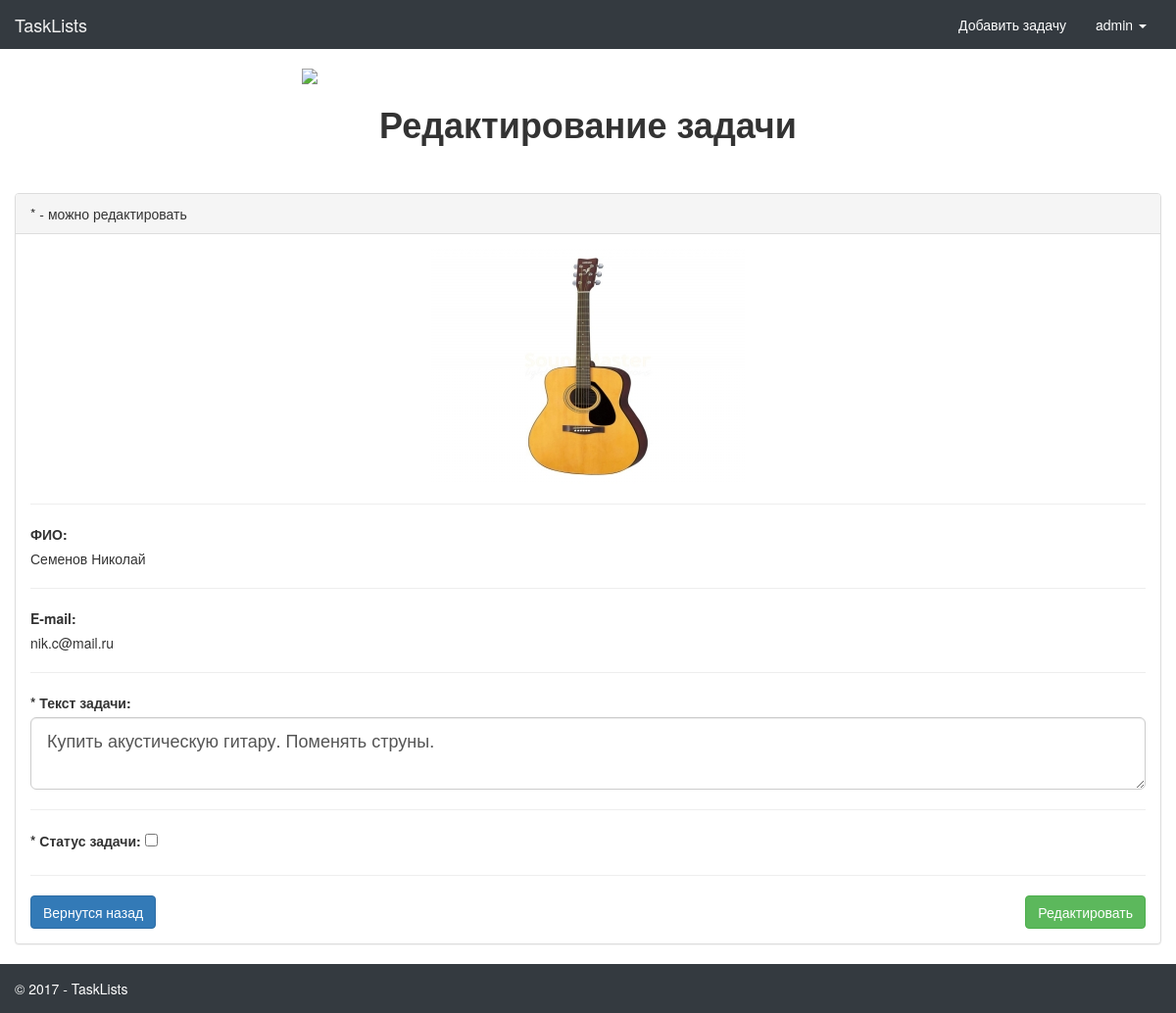
The page /admin/change/?id=29 (signed in) on the database its author committed.
### tables this page shows
CREATE TABLE `tasks` (
  `id` bigint(255) UNSIGNED NOT NULL,
  `name` varchar(160) NOT NULL,
  `email` varchar(120) NOT NULL,
  `text` text NOT NULL,
  `img` varchar(150) DEFAULT NULL,
  `status` int(2) NOT NULL DEFAULT '0'
);

### App/Controllers/Admin.php (called while the page is built, shortened)
<?php
class Admin extends Controller
{
    protected $view;
    public function __construct()
    {
        $this->view = new View();
    }
    public function action($action)
    {
        $methodName = 'action' . $action;
        if (method_exists($this, $methodName)) {
            return $this->$methodName();
        } else {
            throw new E404('Страница не найдена');
        }
    }
    public function actionChange()
    {
        if (!empty($_GET['id'])) {
            $id = $_GET['id'];
        } else {
            $this->redirect('/admin');
            exit;
        }
        $this->view->task = \App\Models\Tasks::findById($id);
        $this->view->display(__DIR__ . '/../templates/edit.php');
    }
}

### index.php (called while the page is built, shortened)
<?php
require __DIR__ . '/autoload.php';
$url = trim($_SERVER['REQUEST_URI'], '/');
$parts = explode('/', $url);
$controller = new $controllerClassName();
$action = !empty($parts[1]) ? ucfirst($parts[1]) : 'Index';
try {
    $controller->action($action);
} catch (\App\Exceptions\Core $e) {
    echo 'Возникло исключение приложения: ' . $e->getMessage();
} catch (\App\Exceptions\Db $e) {
    $view = new \App\Views\View();
    $view->errors = $e->getMessage();
    $view->display(__DIR__ . '/App/templates/db.php');
} catch (\App\Exceptions\E404 $e) {
    $view = new \App\Views\View();
    $view->errors = $e->getMessage();
    $view->display(__DIR__ . '/App/templates/404.php');
}

### App/Components/Db.php (called while the page is built, shortened)
<?php
class Db
{
    protected $dbh;
    protected function __construct()
    {
        try {
            $this->dbh = new PDO('mysql:host=localhost;dbname=krosava_15', 'profi1', 'profisSd0987asdf');
        } catch (\PDOException $e) {
            throw new \App\Exceptions\Db('Нет соединения с базой');
        }
    }
    public function query($sql, $class = \stdClass::class, $data = [])
    {
        $sth = $this->dbh->prepare($sql);
        $res = $sth->execute($data);
        if (false !== $res) {
            return $sth->fetchAll(\PDO::FETCH_CLASS, $class);
        } else {
            throw new \App\Exceptions\Db('Ошибка в запросе');
        }
    }
}

### App/Models/Model.php (called while the page is built, shortened)
<?php
abstract class Model
{
    public static function findById($id)
    {
        $db = Db::instance();
        $res = $db->query(
            'SELECT * FROM ' . static::TABLE . ' WHERE id=:id',
            static::class,
            [':id' => $id]
        );
        if ($res) {
            return $res[0];
        } else {
            return false;
        }
    }
}

### autoload.php (called while the page is built, shortened)
<?php
function my_autoload($class)
{
    $filename = __DIR__ . '/' . str_replace('\\', '/', $class) . '.php';
}

### App/Components/Singleton.php (called while the page is built, shortened)
<?php
trait Singleton
{
    protected static $instance;
    public static function instance()
    {
        if (null === static::$instance) {
            static::$instance = new static;
        }
        return static::$instance;
    }
}

### App/Models/Tasks.php (called while the page is built, shortened)
<?php
class Tasks extends Model
{
    protected $date = [];
    public function __set($k, $v)
    {
        if (isset($v)) {
        	$this->date[$k] = $v;
        }
    }
    public function __get($k)
    {
        return $this->date[$k];
    }
}

### App/templates/edit.php (the view, shortened to what this page needs)
<link href="https://gitcdn.github.io/bootstrap-toggle/2.2.2/css/bootstrap-toggle.min.css" rel="stylesheet">
<div class="container">
	<div class="row">
		<img src="https://dr0wv9n0kx6h5.cloudfront.net/20be1aad62c5902b003fc2dbdc837ab43fab3c28/content/03-blog/137-wunderlist-folders-quick-add-android-lollipop/01@2x.png" style=" max-width: 50%; display: block; margin: 20px auto; ">
		<h1 class="text-center"><b>Редактирование задачи</b></h1><br><br>
	</div>
	<div class="row">
		<div class="panel panel-default">
		    <div class="panel-heading">
		        * - можно редактировать
		    </div>
		    <div class="panel-body">
		        <div class="row">
		            <div class="col-lg-12">
		                <form role="form" action="/admin/save" method="post">
		                	<div class="form-group">
		                        <img src="<?php echo $task->img; ?>" style="max-width: 100%;display: block;margin: 0 auto;" alt="img">
		                    </div><hr>
		                    <div class="form-group">
		                        <label>ФИО:</label>
		                        <p><?php echo $task->name; ?></p>
		                    </div><hr>
		                    <div class="form-group">
		                        <label>E-mail:</label>
		                        <p><?php echo $task->email; ?></p>
		                    </div><hr>
		                    <div class="form-group">
		                        <label>* Текст задачи:</label>
		                        <textarea class="form-control input-lg" id="text" name="text" required rows="3" style="margin-top: 0px; margin-bottom: 0px; height: 74px;"><?php echo $task->text; ?></textarea>
		                    </div><hr>
		                    <div class="form-group">
		                        <label>* Статус задачи:</label>
		                        <input type="checkbox" id="toggle-event" data-toggle="toggle" data-on="Выполнено" data-off="Не выполнено" value="">
		                    </div><hr>
		                    <a href="/admin" class="btn btn-primary pull-left">Вернутся назад</a>
		                    <button type="submit" class="btn btn-success pull-right">Редактировать</button>
		                </form>
		            </div>
		        </div>
		    </div>
		</div>
	</div>
</div>

### App/layouts/css/style.css (style rules this page uses)
body { position: relative; min-height: 100%; }
.navbar-bottom { padding-bottom: 50px; }

### rows shown on the page
tasks: img (picture), name "Семенов Николай", email "nik.c@mail.ru", text "Купить акустическую гитару. Поменять струны."

### other values the page prints
$user->login "admin"
